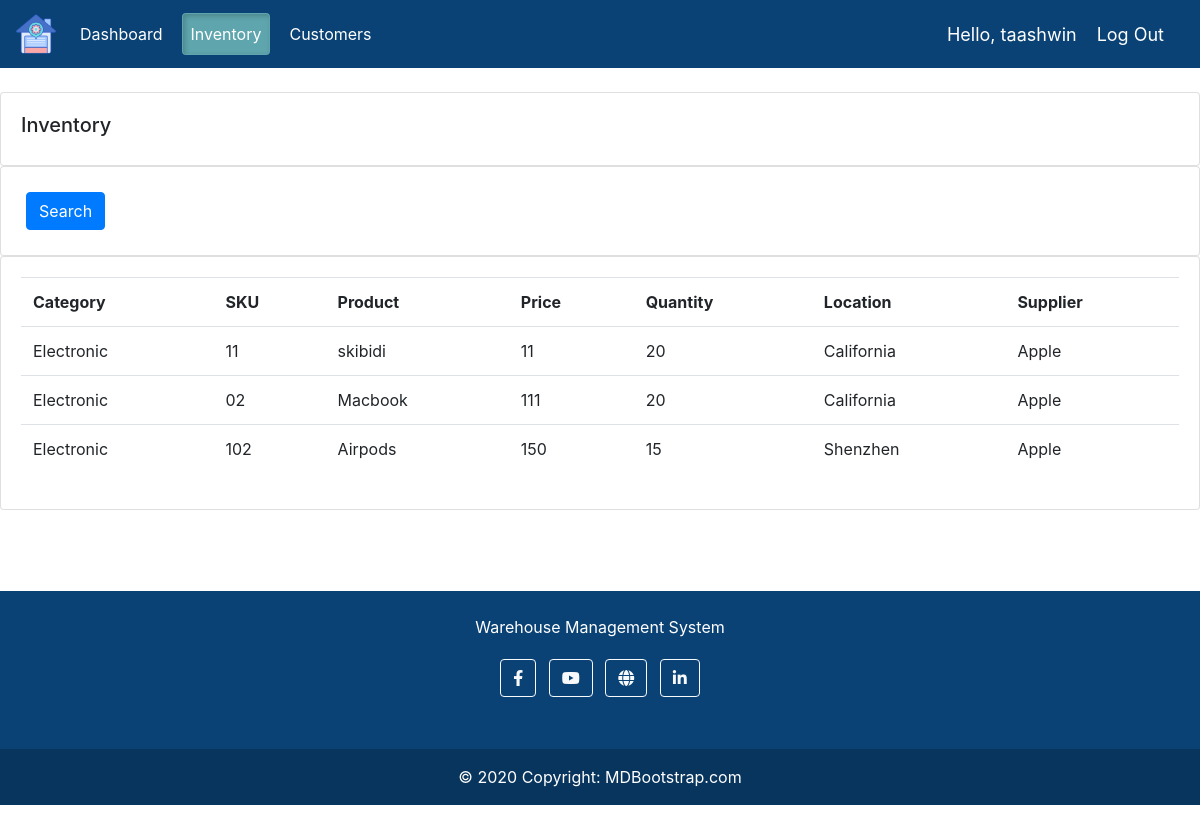
Screenshot of /inventory/ (signed in) with the database file from the repository.
### warehouse/models.py (models this page shows, shortened)
class Inventory(models.Model):
	CATEGORY = (
			('Electronic', 'Electronic'),
			('Furniture', 'Furniture'),
			('Clothing', 'Clothing'),
	)
	supplier = models.ForeignKey(Supplier, null=True, on_delete= models.SET_NULL)
	product = models.CharField(max_length=200, null=True)
	sku = models.CharField(max_length=200, null=True)
	price = models.CharField(max_length=200, null=True)
	category = models.CharField(max_length=200, null=True, choices=CATEGORY)
	description = models.CharField(max_length=200, null=True)
	location = models.CharField(max_length=200, null=True)
	quantity = models.CharField(max_length=200, null=True)
	date_created = models.DateTimeField(auto_now_add=True, null=True)
	tags = models.ManyToManyField(Tag)

class Supplier(models.Model):
	name = models.CharField(max_length=200, null=True)
	phone = models.CharField(max_length=200, null=True)
	email = models.CharField(max_length=200, null=True)
	products_supplied = models.CharField(max_length=200, null=True)
	date_created = models.DateTimeField(auto_now_add=True, null=True)
	def __str__(self):
		return self.name

### warehouse/views.py (the view)
# urls.py: path('inventory/', views.inventory, name="inventory"),
@login_required(login_url='login')
def inventory(request):
	products = Inventory.objects.all()
	return render(request, 'warehouse/inventory.html', {'inventory': products})

### warehouse/templates/warehouse/inventory.html
{% extends 'warehouse/main.html' %}
{% block content %}
<br>
<div class = "row">
	<div class = "col-md">
		<div class = "card card-body">
			<h5>Inventory</h5>
		</div>
		<div class ="row">
			<div class = "col">
				<div class = "card card-body">
					<form method="get">
						<button class = "btn btn-primary" type="submit">Search</button>
					</form>
				</div>
			</div>
		</div>
		<div class = "card card-body">
			<table class = "table">
				<tr>
					<th>Category</th>
					<th>SKU</th>
					<th>Product</th>
					<th>Price</th>
					<th>Quantity</th>
					<th>Location</th>
					<th>Supplier</th>
				</tr>
				{% for i in inventory %}
					<tr>
						<td>{{i.category}}</td>
						<td>{{i.sku}}</td>
						<td>{{i.product}}</td>
						<td>{{i.price}}</td>
						<td>{{i.quantity}}</td>
						<td>{{i.location}}</td>
						<td>{{i.supplier}}</td>
					</tr>
				{% endfor %}
			</table>
		</div>
	</div>
</div>
{% endblock %}

### warehouse/templates/warehouse/main.html (shortened to what this page needs)
{% load static %}
<!DOCTYPE html>
<html>
<head>
	<link rel="stylesheet" href="https://cdn.jsdelivr.net/npm/bootstrap@4.0.0/dist/css/bootstrap.min.css">
<link rel="stylesheet" type="text/css" href="{% static 'css/main.css' %}">
</head>
<body class = "d-flex flex-column min-vh-100">
{% include 'warehouse/navbar.html' %}
{% block content %}
{% endblock %}
<div class="my-5">
  <section class="">
  <footer class="text-center text-white mt-auto" style="background-color: #0a4275;">
    <div class="container p-4 pb-0">
      <section class="">
        <p class="d-flex justify-content-center align-items-center">
          <span class="me-3">Warehouse Management System</span>
    <section class="mb-4">
      <a class="btn btn-outline-light btn-floating m-1" href="https://www.facebook.com/artiselite?_rdr" role="button"
        ><i class="fab fa-facebook-f"></i
      ></a>
      <a class="btn btn-outline-light btn-floating m-1" href="https://www.youtube.com/@Artiselite" role="button"
        ><i class="fab fa-youtube"></i
      ></a>
      <a class="btn btn-outline-light btn-floating m-1" href="https://www.artiselite.net/" role="button"
        ><i class="fas fa-globe"></i
      ></a>
      <a class="btn btn-outline-light btn-floating m-1" href="https://www.linkedin.com/company/artiselite/posts/?feedView=all" role="button"
        ><i class="fab fa-linkedin-in"></i
      ></a>
    </section>
      </section>
    </div>
    <div class="text-center p-3" style="background-color: rgba(0, 0, 0, 0.2);">
      © 2020 Copyright:
      <a class="text-white" href="https://mdbootstrap.com/">MDBootstrap.com</a>
    </div>
  </footer>
</section>
</div>
</body>
<head>
  <link rel="stylesheet" href="https://cdnjs.cloudflare.com/ajax/libs/font-awesome/6.0.0-beta3/css/all.min.css">
  <link href="https://stackpath.bootstrapcdn.com/bootstrap/4.5.2/css/bootstrap.min.css" rel="stylesheet">
</head>
</html>

### warehouse/templates/warehouse/navbar.html (shortened to what this page needs)
{% load static %}
<!DOCTYPE html>
<html lang="en">
<head>
  <link rel="stylesheet" type="text/css" href="{% static 'css/main.css' %}">
</head>
<body>
  <nav class="navbar navbar-expand-lg">
    <img src="{% static 'images/zelogo.png' %}">
    <div class="collapse navbar-collapse" id="navbarNav">
      <ul class="navbar-nav">
        <li class="nav-item">
          <a class="btn nav-link {% if request.path == '/' %}active{% endif %}" href="http://127.0.0.1:8000/">Dashboard</a>
        </li>
        <li class="nav-item">
          <a class="btn nav-link {% if request.path == '/inventory/' %}active{% endif %}" href="http://127.0.0.1:8000/inventory/">Inventory</a>
        </li>
        <li class="nav-item">
          <a class="btn nav-link {% if request.path == '/customers/' %}active{% endif %}" href="http://127.0.0.1:8000/customers/">Customers</a>
        </li>
      </ul>
    </div>
    <span class="hello-msg">Hello, {{request.user}}</span>
    <span><a class = "hello-msg" href = "{% url 'logout' %}">Log Out</a></span>
  </nav>
</body>
</html>

### static/css/main.css (style rules this page uses)
body { background-color: #ebeff5; }

### warehouse/templates/warehouse/navbar.html (style rules this page uses)
.btn { background-color: #7abecc; border: none; padding: 10px 20px; text-align: center; text-decoration: none; font-size: 16px; margin: 5px; transition: all 0.2s; border-radius: 5px; color: #ffffff; }
.btn.active { background-color: #5fa5ad; color: #0a4275; box-shadow: inset 2px 2px 5px rgba(0, 0, 0, 0.2); }
.navbar { background-color: #0a4275; padding: 10px; }
.navbar-nav .nav-link { color: #ffffff !important; }
.hello-msg { font-size: 18px; color: #fff; margin-right: 20px; }
img { height: 40px; margin-right: 10px; }

### rows the page displays
Inventory: category "Electronic", sku "11", product "skibidi", price "11", quantity "20", location "California", supplier "Apple"
Inventory: category "Electronic", sku "02", product "Macbook", price "111", quantity "20", location "California", supplier "Apple"
Inventory: category "Electronic", sku "102", product "Airpods", price "150", quantity "15", location "Shenzhen", supplier "Apple"

### other values shown
{{ request.user }} "taashwin"
